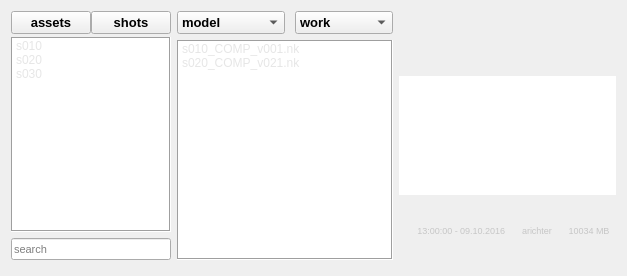
<?xml version="1.0" encoding="UTF-8"?>
<ui version="4.0">
 <class>wgLoad</class>
 <widget class="QWidget" name="wgLoad">
  <property name="geometry">
   <rect>
    <x>0</x>
    <y>0</y>
    <width>627</width>
    <height>276</height>
   </rect>
  </property>
  <property name="minimumSize">
   <size>
    <width>500</width>
    <height>250</height>
   </size>
  </property>
  <property name="windowTitle">
   <string>arLoad</string>
  </property>
  <property name="styleSheet">
   <string notr="true"/>
  </property>
  <layout class="QHBoxLayout" name="layMain" stretch="6,0,0">
   <property name="bottomMargin">
    <number>16</number>
   </property>
   <item>
    <layout class="QVBoxLayout" name="verticalLayout" stretch="0,0">
     <property name="spacing">
      <number>6</number>
     </property>
     <item>
      <layout class="QVBoxLayout" name="verticalLayout_3">
       <property name="spacing">
        <number>3</number>
       </property>
       <property name="bottomMargin">
        <number>0</number>
       </property>
       <item>
        <layout class="QHBoxLayout" name="horizontalLayout_3">
         <property name="spacing">
          <number>0</number>
         </property>
         <property name="bottomMargin">
          <number>0</number>
         </property>
         <item>
          <widget class="QPushButton" name="btnAssets">
           <property name="font">
            <font>
             <pointsize>10</pointsize>
             <weight>75</weight>
             <bold>true</bold>
            </font>
           </property>
           <property name="styleSheet">
            <string notr="true"/>
           </property>
           <property name="text">
            <string>assets</string>
           </property>
           <property name="checkable">
            <bool>false</bool>
           </property>
           <property name="autoExclusive">
            <bool>false</bool>
           </property>
           <property name="flat">
            <bool>false</bool>
           </property>
          </widget>
         </item>
         <item>
          <widget class="QPushButton" name="btnShots">
           <property name="font">
            <font>
             <pointsize>10</pointsize>
             <weight>75</weight>
             <bold>true</bold>
            </font>
           </property>
           <property name="text">
            <string>shots</string>
           </property>
           <property name="checkable">
            <bool>false</bool>
           </property>
           <property name="autoExclusive">
            <bool>false</bool>
           </property>
           <property name="flat">
            <bool>false</bool>
           </property>
          </widget>
         </item>
        </layout>
       </item>
       <item>
        <widget class="QListWidget" name="lstScene">
         <property name="minimumSize">
          <size>
           <width>150</width>
           <height>0</height>
          </size>
         </property>
         <property name="styleSheet">
          <string notr="true">color: rgb(230, 230, 230);</string>
         </property>
         <property name="frameShape">
          <enum>QFrame::Box</enum>
         </property>
         <property name="frameShadow">
          <enum>QFrame::Sunken</enum>
         </property>
         <item>
          <property name="text">
           <string>s010</string>
          </property>
         </item>
         <item>
          <property name="text">
           <string>s020</string>
          </property>
         </item>
         <item>
          <property name="text">
           <string>s030</string>
          </property>
         </item>
        </widget>
       </item>
      </layout>
     </item>
     <item>
      <layout class="QHBoxLayout" name="horizontalLayout_2">
       <property name="topMargin">
        <number>0</number>
       </property>
       <item>
        <widget class="QLineEdit" name="edtSearch">
         <property name="font">
          <font>
           <pointsize>8</pointsize>
          </font>
         </property>
         <property name="placeholderText">
          <string>search</string>
         </property>
        </widget>
       </item>
      </layout>
     </item>
    </layout>
   </item>
   <item>
    <layout class="QVBoxLayout" name="verticalLayout_2">
     <property name="rightMargin">
      <number>0</number>
     </property>
     <item>
      <layout class="QHBoxLayout" name="horizontalLayout">
       <property name="spacing">
        <number>10</number>
       </property>
       <property name="bottomMargin">
        <number>0</number>
       </property>
       <item>
        <widget class="QComboBox" name="cbxTask">
         <property name="minimumSize">
          <size>
           <width>0</width>
           <height>20</height>
          </size>
         </property>
         <property name="font">
          <font>
           <pointsize>10</pointsize>
           <weight>75</weight>
           <bold>true</bold>
          </font>
         </property>
         <item>
          <property name="text">
           <string>model</string>
          </property>
         </item>
         <item>
          <property name="text">
           <string>texture</string>
          </property>
         </item>
         <item>
          <property name="text">
           <string>shading</string>
          </property>
         </item>
         <item>
          <property name="text">
           <string>animation</string>
          </property>
         </item>
         <item>
          <property name="text">
           <string>lighting</string>
          </property>
         </item>
         <item>
          <property name="text">
           <string>fx</string>
          </property>
         </item>
         <item>
          <property name="text">
           <string>compositing</string>
          </property>
         </item>
        </widget>
       </item>
       <item>
        <widget class="QComboBox" name="cbxStatus">
         <property name="font">
          <font>
           <pointsize>10</pointsize>
           <weight>75</weight>
           <bold>true</bold>
          </font>
         </property>
         <item>
          <property name="text">
           <string>work</string>
          </property>
         </item>
         <item>
          <property name="text">
           <string>publish</string>
          </property>
         </item>
         <item>
          <property name="text">
           <string>render</string>
          </property>
         </item>
        </widget>
       </item>
      </layout>
     </item>
     <item>
      <widget class="QListWidget" name="lstVersion">
       <property name="minimumSize">
        <size>
         <width>0</width>
         <height>0</height>
        </size>
       </property>
       <property name="styleSheet">
        <string notr="true">color: rgb(230, 230, 230);</string>
       </property>
       <property name="frameShape">
        <enum>QFrame::Box</enum>
       </property>
       <property name="frameShadow">
        <enum>QFrame::Sunken</enum>
       </property>
       <item>
        <property name="text">
         <string>s010_COMP_v001.nk</string>
        </property>
       </item>
       <item>
        <property name="text">
         <string>s020_COMP_v021.nk</string>
        </property>
       </item>
      </widget>
     </item>
    </layout>
   </item>
   <item>
    <layout class="QVBoxLayout" name="layMeta" stretch="1,2,1">
     <property name="rightMargin">
      <number>0</number>
     </property>
     <item>
      <widget class="QPushButton" name="btnPreviewImg">
       <property name="sizePolicy">
        <sizepolicy hsizetype="Expanding" vsizetype="Expanding">
         <horstretch>0</horstretch>
         <verstretch>0</verstretch>
        </sizepolicy>
       </property>
       <property name="maximumSize">
        <size>
         <width>166666</width>
         <height>166666</height>
        </size>
       </property>
       <property name="text">
        <string/>
       </property>
       <property name="icon">
        <iconset>
         <normaloff>:/lbl/lbl/default.png</normaloff>:/lbl/lbl/default.png</iconset>
       </property>
       <property name="iconSize">
        <size>
         <width>200</width>
         <height>200</height>
        </size>
       </property>
       <property name="autoDefault">
        <bool>false</bool>
       </property>
       <property name="default">
        <bool>false</bool>
       </property>
       <property name="flat">
        <bool>true</bool>
       </property>
      </widget>
     </item>
     <item>
      <widget class="QPlainTextEdit" name="edtComment">
       <property name="font">
        <font>
         <family>MS Shell Dlg 2</family>
         <weight>50</weight>
         <bold>false</bold>
        </font>
       </property>
       <property name="styleSheet">
        <string notr="true">color: rgb(198, 198, 198);</string>
       </property>
       <property name="frameShape">
        <enum>QFrame::NoFrame</enum>
       </property>
       <property name="frameShadow">
        <enum>QFrame::Plain</enum>
       </property>
       <property name="readOnly">
        <bool>true</bool>
       </property>
      </widget>
     </item>
     <item>
      <layout class="QHBoxLayout" name="horizontalLayout_12">
       <property name="leftMargin">
        <number>4</number>
       </property>
       <property name="rightMargin">
        <number>4</number>
       </property>
       <property name="bottomMargin">
        <number>0</number>
       </property>
       <item>
        <widget class="QLabel" name="lblSoftwareIcon">
         <property name="maximumSize">
          <size>
           <width>8</width>
           <height>8</height>
          </size>
         </property>
         <property name="text">
          <string/>
         </property>
         <property name="pixmap">
          <pixmap>:/btn/software/default/nuke.png</pixmap>
         </property>
         <property name="scaledContents">
          <bool>true</bool>
         </property>
        </widget>
       </item>
       <item>
        <widget class="QLabel" name="lblDate">
         <property name="minimumSize">
          <size>
           <width>0</width>
           <height>0</height>
          </size>
         </property>
         <property name="font">
          <font>
           <pointsize>7</pointsize>
          </font>
         </property>
         <property name="toolTip">
          <string>Date Modified</string>
         </property>
         <property name="styleSheet">
          <string notr="true">color: rgb(198, 198, 198);</string>
         </property>
         <property name="text">
          <string>13:00:00 - 09.10.2016 </string>
         </property>
         <property name="alignment">
          <set>Qt::AlignCenter</set>
         </property>
        </widget>
       </item>
       <item>
        <widget class="QLabel" name="lblUser">
         <property name="font">
          <font>
           <pointsize>7</pointsize>
          </font>
         </property>
         <property name="toolTip">
          <string>User Name</string>
         </property>
         <property name="styleSheet">
          <string notr="true">color: rgb(198, 198, 198);</string>
         </property>
         <property name="text">
          <string>arichter</string>
         </property>
         <property name="alignment">
          <set>Qt::AlignCenter</set>
         </property>
        </widget>
       </item>
       <item>
        <widget class="QLabel" name="lblFileSize">
         <property name="maximumSize">
          <size>
           <width>16777215</width>
           <height>16777215</height>
          </size>
         </property>
         <property name="font">
          <font>
           <pointsize>7</pointsize>
          </font>
         </property>
         <property name="toolTip">
          <string>File Size</string>
         </property>
         <property name="styleSheet">
          <string notr="true">color: rgb(198, 198, 198);</string>
         </property>
         <property name="text">
          <string>10034 MB</string>
         </property>
         <property name="alignment">
          <set>Qt::AlignCenter</set>
         </property>
        </widget>
       </item>
      </layout>
     </item>
    </layout>
   </item>
  </layout>
 </widget>
 <resources>
  <include location="../../../img/img.qrc"/>
 </resources>
 <connections/>
</ui>
